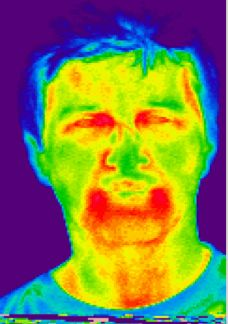
#> input picture img/ma.jpg, 228 x 324 px, found by its file name
$ python test.py
#> lines starting #> are read from the running program, lines starting #| are printed output that depends on the picture; after the words box and inside, x2 and y2 are one past the last pixel; in counts of white or black regions, pixels touching at a corner belong together
import cv2
import numpy as np
import matplotlib.pyplot as plt

face_cascade = cv2.CascadeClassifier('haar/haarcascade_frontalface_default.xml')
eye_cascade = cv2.CascadeClassifier('haar/haarcascade_eye.xml')

img = cv2.imread('img/ma.jpg')
#> img is the input picture: shape (324, 228, 3); mean B, G, R 78.1, 125.2, 127.1

histogram = cv2.calcHist([img], [0], None, [256], (0, 255))
#> histogram = 256 values, max 16011 at index 0, min 0 at index 255, mean 288.3
print(histogram.shape)
#| (256, 1)
print(histogram)
#> (printed output is left out)
print(enumerate(histogram))
#> (printed output is left out)

b, g, r = cv2.split(img)
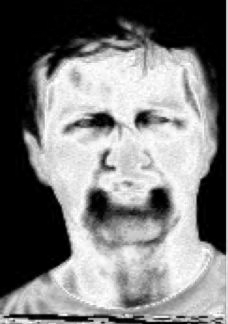
#> g: shape (324, 228); min 0, max 255, mean 125.2
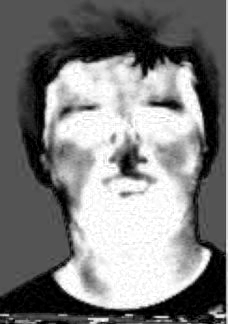
#> r: shape (324, 228); min 0, max 255, mean 127.1
plt.hist(b.ravel(), 256, [0, 256])
plt.hist(g.ravel(), 256, [0, 256])
plt.hist(r.ravel(), 256, [0, 256])

gray = cv2.cvtColor(img, cv2.COLOR_BGR2GRAY)
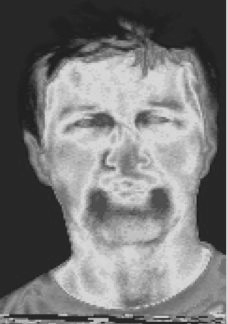
#> gray: shape (324, 228); min 26, max 223, mean 120.4
faces = face_cascade.detectMultiScale(gray)
#> faces = [[80, 207, 96, 96], [33, 50, 182, 182]]
for x, y, w, h in faces:
    cv2.rectangle(img, (x, y), (x + w, y + h), (0, 255, 0), 2)
    roi_gray = gray[y:y + h, x:x + w]
    roi_color = img[y:y + h, x:x + w]
    eyes = eye_cascade.detectMultiScale(roi_gray)
    for ex, ey, ew, eh in eyes:
        cv2.rectangle(roi_color, (ex, ey), (ex + ew, ey + eh), (0, 255, 0), 2)

    key = cv2.waitKey(30) & 0xff
    if key == 27:
        break
#> this loop made 1 pass; (key Esc is pressed on pass 1)
#> pass 1, `roi_gray = gray[y:y + h, x:x + w]`:
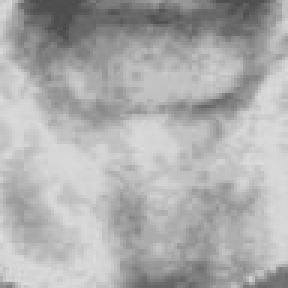
#> roi_gray: shape (96, 96) (shown 3 times larger); min 72, max 221, mean 173.5
#> pass 1, `roi_color = img[y:y + h, x:x + w]`:
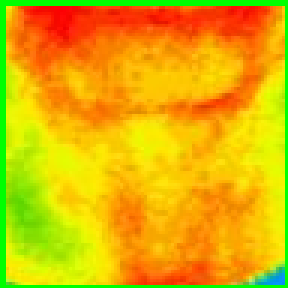
#> roi_color: shape (96, 96, 3) (shown 3 times larger); mean B, G, R 3.9, 178.9, 224.7
#> after the loop:
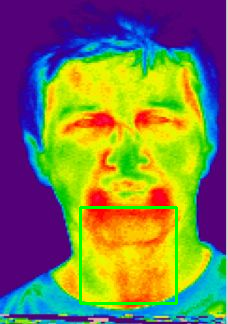
#> img: shape (324, 228, 3); 1.55% of pixels changed, all inside (x1, y1, x2, y2) = (79, 206, 178, 305)

resized_img = cv2.resize(img, (700, 700))
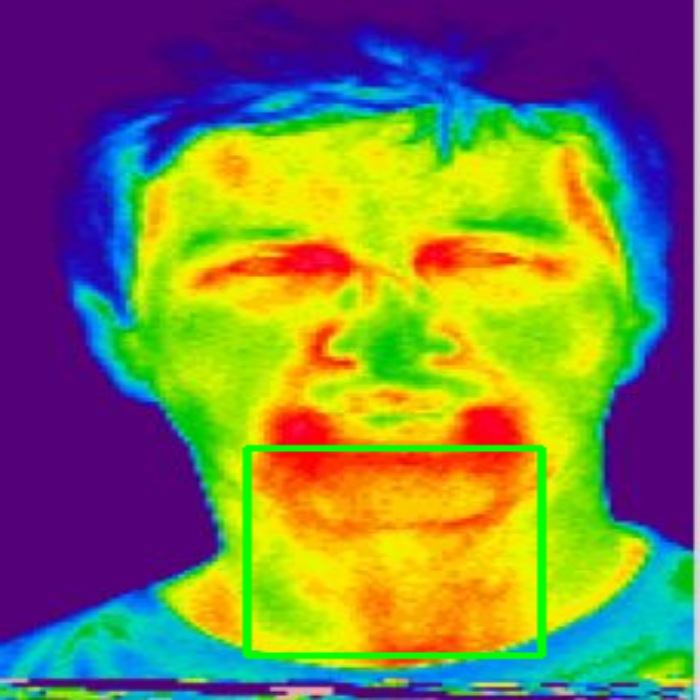
#> resized_img: shape (700, 700, 3); mean B, G, R 77.6, 126.4, 123.7
cv2.imshow('Image', resized_img)
his = np.zeros((255, 256))
for x, y in enumerate(histogram):
    print(x, y)
#> (the run stopped early here; a loop or call above may not have finished)

$ run again, with img/aaa.jpg copied over img/ma.jpg
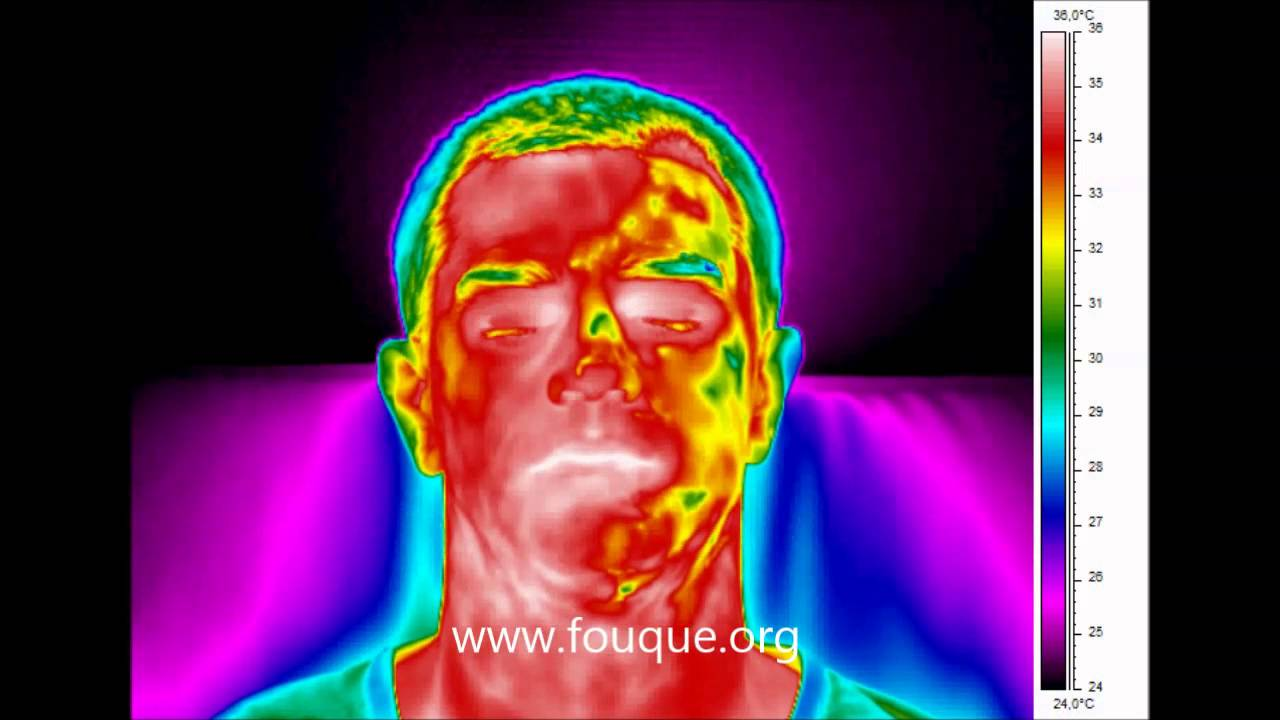
#> input picture img/aaa.jpg, 1280 x 720 px, found by its file name
#> img is the input picture: shape (720, 1280, 3); mean B, G, R 84, 52.8, 97.2
#> histogram = 256 values, max 269121 at index 1, min 0 at index 255, mean 3567.6
#| (256, 1)
#> (printed output is left out)
#> (printed output is left out)
#> `gray = cv2.cvtColor(img, cv2.COLOR_BGR2GRAY)`:
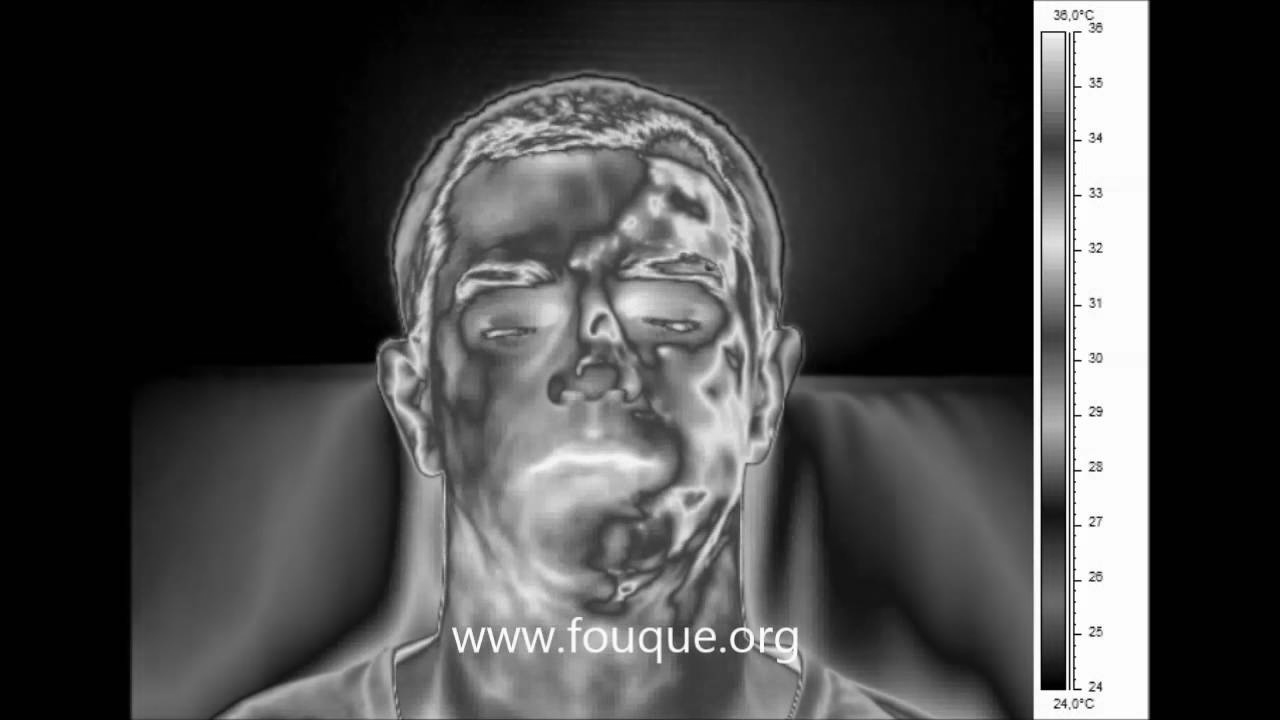
#> gray: shape (720, 1280); min 0, max 255, mean 69.6
#> faces = [[456, 237, 136, 136], [430, 570, 128, 128]]
#> the loop `for x, y, w, h in faces:` made 1 pass; (key Esc is pressed on pass 1)
#> `resized_img = cv2.resize(img, (700, 700))`:
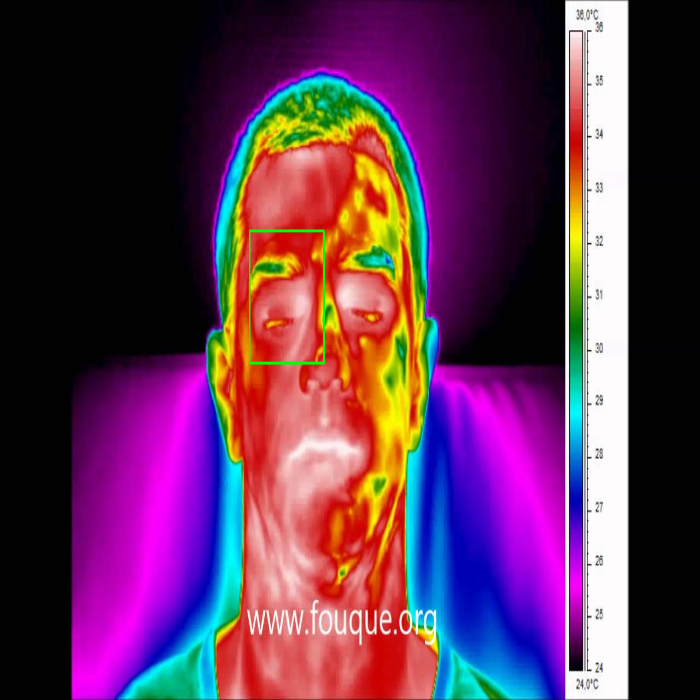
#> resized_img: shape (700, 700, 3); mean B, G, R 83.9, 53.1, 96.8

$ run again, with img/ama.jpg copied over img/ma.jpg
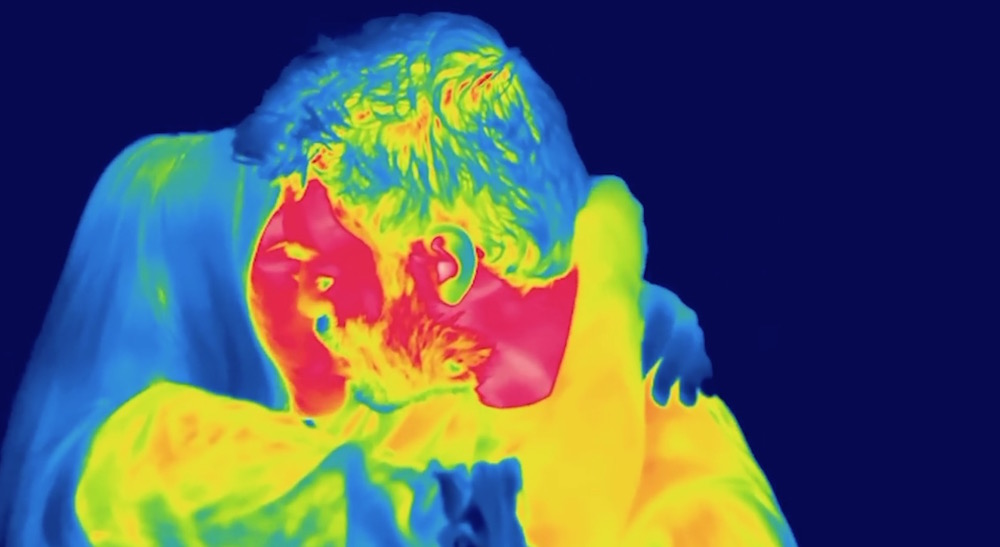
#> input picture img/ama.jpg, 1000 x 547 px, found by its file name
#> img is the input picture: shape (547, 1000, 3); mean B, G, R 96.4, 88.5, 80.3
#> histogram = 256 values, max 236252 at index 80, min 0 at index 1, mean 2136.7
#| (256, 1)
#> (printed output is left out)
#> (printed output is left out)
#> `gray = cv2.cvtColor(img, cv2.COLOR_BGR2GRAY)`:
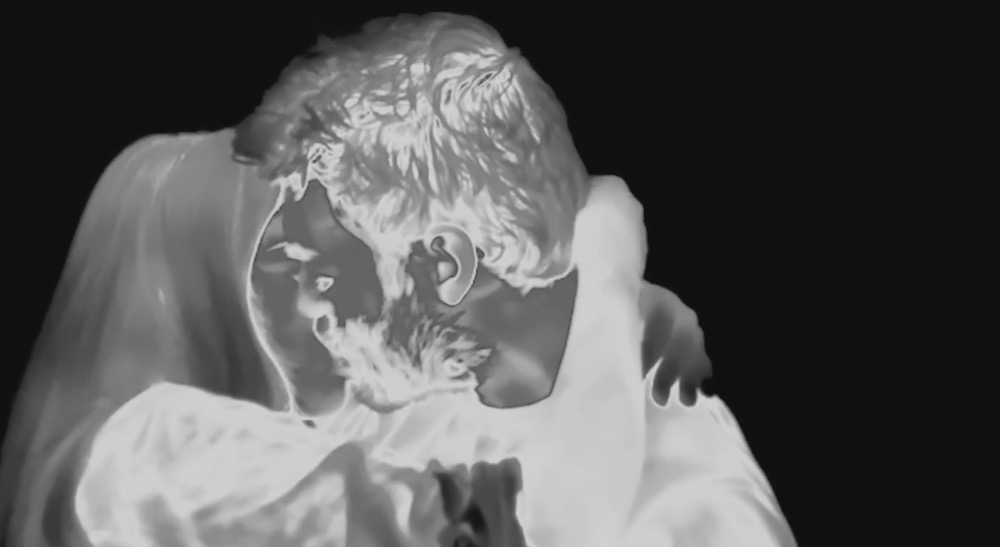
#> gray: shape (547, 1000); min 11, max 215, mean 86.8
#> faces = [[534, 230, 48, 48]]
#> the loop `for x, y, w, h in faces:` made 1 pass; (key Esc is pressed on pass 1)
#> `resized_img = cv2.resize(img, (700, 700))`:
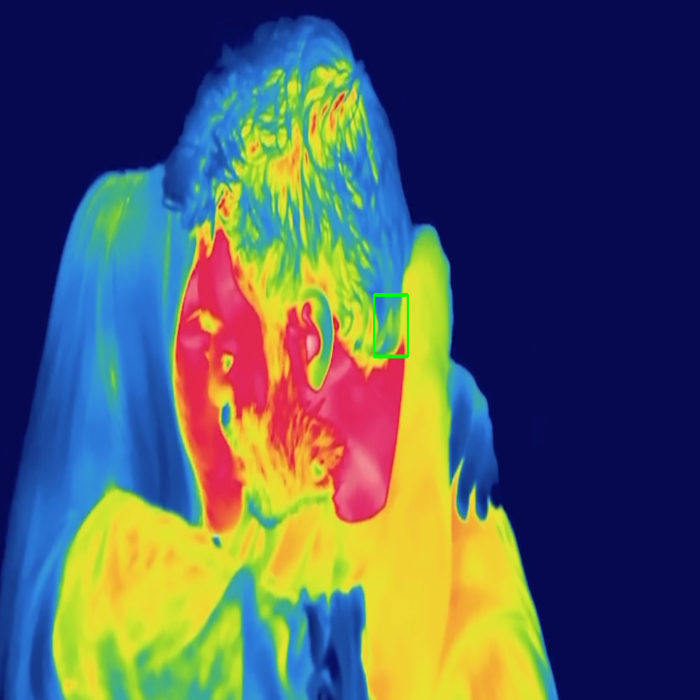
#> resized_img: shape (700, 700, 3); mean B, G, R 96.3, 88.5, 80
